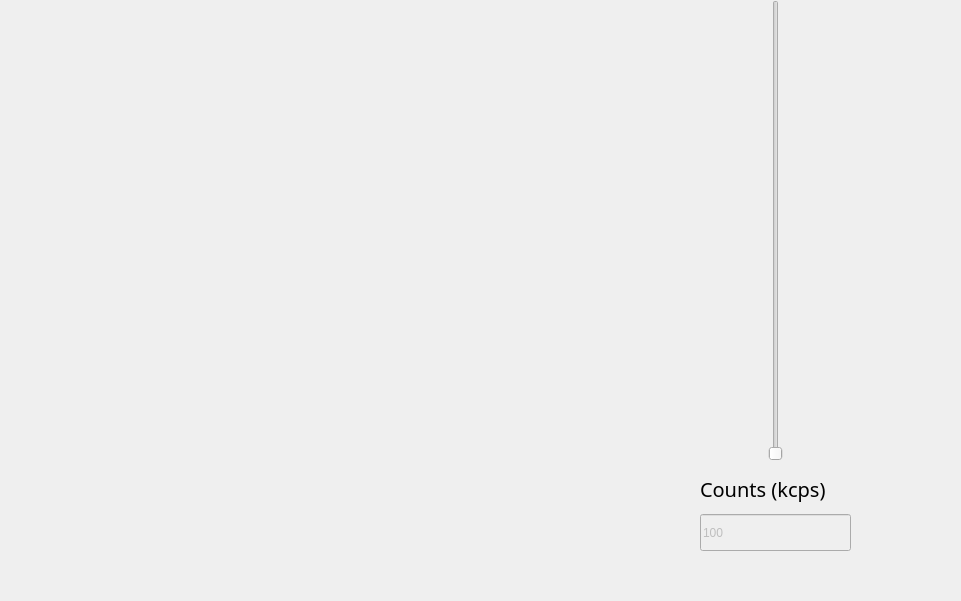
                          <widget class="QFrame" name="frame_13">
                           <property name="geometry">
                            <rect>
                             <x>0</x>
                             <y>10</y>
                             <width>961</width>
                             <height>601</height>
                            </rect>
                           </property>
                           <property name="frameShape">
                            <enum>QFrame::NoFrame</enum>
                           </property>
                           <widget class="QWidget" name="widget_6" native="true">
                            <property name="geometry">
                             <rect>
                              <x>10</x>
                              <y>-10</y>
                              <width>681</width>
                              <height>581</height>
                             </rect>
                            </property>
                            <widget class="QWidget" name="verticalLayoutWidget_9">
                             <property name="geometry">
                              <rect>
                               <x>10</x>
                               <y>10</y>
                               <width>661</width>
                               <height>561</height>
                              </rect>
                             </property>
                             <layout class="QVBoxLayout" name="confocal_layout"/>
                            </widget>
                           </widget>
                           <widget class="QWidget" name="confocal_widget" native="true">
                            <property name="geometry">
                             <rect>
                              <x>780</x>
                              <y>-10</y>
                              <width>151</width>
                              <height>451</height>
                             </rect>
                            </property>
                           </widget>
                           <widget class="QFrame" name="frame_18">
                            <property name="geometry">
                             <rect>
                              <x>690</x>
                              <y>460</y>
                              <width>171</width>
                              <height>101</height>
                             </rect>
                            </property>
                            <property name="frameShape">
                             <enum>QFrame::NoFrame</enum>
                            </property>
                            <widget class="QWidget" name="verticalLayoutWidget_10">
                             <property name="geometry">
                              <rect>
                               <x>10</x>
                               <y>10</y>
                               <width>151</width>
                               <height>81</height>
                              </rect>
                             </property>
                             <layout class="QVBoxLayout" name="verticalLayout_23">
                              <item>
                               <widget class="QLabel" name="label_18">
                                <property name="font">
                                 <font>
                                  <family>Segoe UI Semibold</family>
                                  <pointsize>15</pointsize>
                                  <italic>false</italic>
                                  <bold>false</bold>
                                 </font>
                                </property>
                                <property name="styleSheet">
                                 <string notr="true">font: 63 15pt &quot;Segoe UI Semibold&quot;;</string>
                                </property>
                                <property name="text">
                                 <string>Counts (kcps)</string>
                                </property>
                                <property name="wordWrap">
                                 <bool>true</bool>
                                </property>
                                <property name="textInteractionFlags">
                                 <set>Qt::NoTextInteraction</set>
                                </property>
                               </widget>
                              </item>
                              <item>
                               <widget class="QLineEdit" name="confocal_counts">
                                <property name="enabled">
                                 <bool>false</bool>
                                </property>
                                <property name="sizePolicy">
                                 <sizepolicy hsizetype="Expanding" vsizetype="Preferred">
                                  <horstretch>18</horstretch>
                                  <verstretch>0</verstretch>
                                 </sizepolicy>
                                </property>
                                <property name="maximumSize">
                                 <size>
                                  <width>200</width>
                                  <height>16777215</height>
                                 </size>
                                </property>
                                <property name="styleSheet">
                                 <string notr="true">font: 63 20pt &quot;Segoe UI Semibold&quot;;</string>
                                </property>
                                <property name="text">
                                 <string>100</string>
                                </property>
                               </widget>
                              </item>
                             </layout>
                            </widget>
                           </widget>
                           <widget class="QWidget" name="horizontalLayoutWidget_10">
                            <property name="geometry">
                             <rect>
                              <x>700</x>
                              <y>0</y>
                              <width>151</width>
                              <height>461</height>
                             </rect>
                            </property>
                            <layout class="QHBoxLayout" name="horizontalLayout_18">
                             <item>
                              <widget class="QSlider" name="verticalSlider_2">
                               <property name="styleSheet">
                                <string notr="true"/>
                               </property>
                              </widget>
                             </item>
                            </layout>
                           </widget>
                          </widget>
